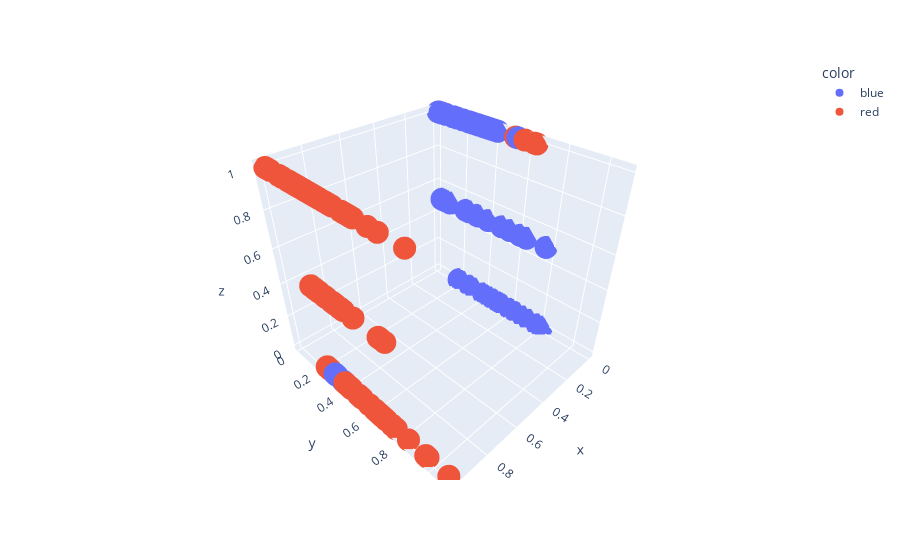

Notebook source saved alongside this figure:
### Code cell
fig = plotly.express.scatter_3d(x          = X_test[:,0],
                                y          = X_test[:,1],
                                z          = X_test[:,2],
                                color      = colors)

fig.show()

### Figure 1 — Plotly figure (JSON) as saved in the notebook; plotly's stock layout.template omitted (floating-point values rounded to 4 significant figures; data arrays with more than 128 entries replaced by an {"elided": "..."} marker saying what was removed)
{"data": [{"hovertemplate": "color=blue<br>x=%{x}<br>y=%{y}<br>z=%{z}<extra></extra>", "legendgroup": "blue", "marker": {"color": "#636efa", "symbol": "circle"}, "mode": "markers", "name": "blue", "scene": "scene", "showlegend": true, "type": "scatter3d", "x": [0, 0, 0, 0, 0, 0, 0, 0, 0, 0, 0, 0, 0, 0, 1, 0, 0, 0, 0, 0, 0, 0, 0, 0, 0, 0, 1, 0, 0, 0, 0, 0, 0, 1, 0, 0, 0, 0, 0, 0, 0, 0, 0, 0, 0, 0, 0, 0, 0, 0, 0, 0, 0, 0, 0, 0, 0, 0, 0, 0, 0, 0, 0, 0, 1, 0, 0, 0, 0, 0, 0, 0, 0, 0, 0, 0, 0, 0, 0, 0, 0, 0, 0, 0, 0, 0, 0, 0, 0, 0, 0, 0, 1, 0, 0, 0, 0, 0, 0, 0, 0, 0, 0], "y": [0.4189, 0.05405, 0.3108, 0.3919, 0.527, 0.3919, 0.1892, 0.04054, 0.6486, 0.2568, 0.2432, 0.5135, 0.06757, 0.3919, 0.3108, 0.4054, 0.02703, 0.3919, 0.3919, 0.7838, 0.6486, 0.2973, 0.3514, 0.473, 0.04054, 0.4459, 0.3649, 0.6351, 0.527, 0.3919, 0.3919, 0.1486, 0.3378, 0.4865, 0.02703, 0.3919, 0.3243, 0.1892, 0.3919, 0.2297, 0.6081, 0.7297, 0.1216, 0.2568, 0.3243, 0.3784, 0.6081, 0.4189, 0.2838, 0.5405, 0.3784, 0.2973, 0.06757, 0.5405, 0.7703, 0.3919, 0.5946, 0.4865, 0.6486, 0.4459, 0.3243, 0.4865, 0.5541, 0.3919, 0.2973, 0.2162, 0.3514, 0.3919, 0.527, 0.1892, 0.3919, 0.3243, 0.3919, 0.3378, 0.4865, 0.3919, 0.2297, 0.4865, 0.5405, 0.2432, 0.473, 0.1216, 0.6892, 0.4189, 0.2432, 0.01351, 0.2432, 0.1081, 0.8108, 0.5405, 0.08108, 0.2973, 0.2568, 0.3919, 0.3919, 0.2297, 0.2973, 0.473, 0.2838, 0.3919, 0.5135, 0.3649, 0.2297], "z": [0, 0.5, 0.5, 1, 0, 1, 0, 0.5, 0.5, 1, 1, 0, 1, 1, 0, 1, 1, 1, 0, 0, 0, 1, 1, 0, 1, 0, 0, 0, 1, 1, 1, 1, 1, 0, 1, 1, 0, 1, 1, 1, 0, 0, 1, 0.5, 0.5, 1, 0.5, 1, 0, 0.5, 1, 1, 0.5, 1, 0.5, 1, 0, 0, 0, 0, 0, 0, 0, 1, 0, 0, 1, 1, 0, 1, 0, 1, 0.5, 1, 0.5, 1, 0.5, 0.5, 0.5, 1, 0, 1, 0, 1, 0.5, 1, 1, 0.5, 0, 0, 0.5, 1, 0, 1, 1, 0, 0, 0, 1, 1, 0, 1, 0]}, {"hovertemplate": "color=red<br>x=%{x}<br>y=%{y}<br>z=%{z}<extra></extra>", "legendgroup": "red", "marker": {"color": "#EF553B", "symbol": "circle"}, "mode": "markers", "name": "red", "scene": "scene", "showlegend": true, "type": "scatter3d", "x": {"elided": "165 int values"}, "y": {"elided": "165 float values"}, "z": {"elided": "165 float values"}}], "layout": {"legend": {"title": {"text": "color"}, "tracegroupgap": 0}, "margin": {"t": 60}, "scene": {"domain": {"x": [0, 1], "y": [0, 1]}, "xaxis": {"title": {"text": "x"}}, "yaxis": {"title": {"text": "y"}}, "zaxis": {"title": {"text": "z"}}}}}
